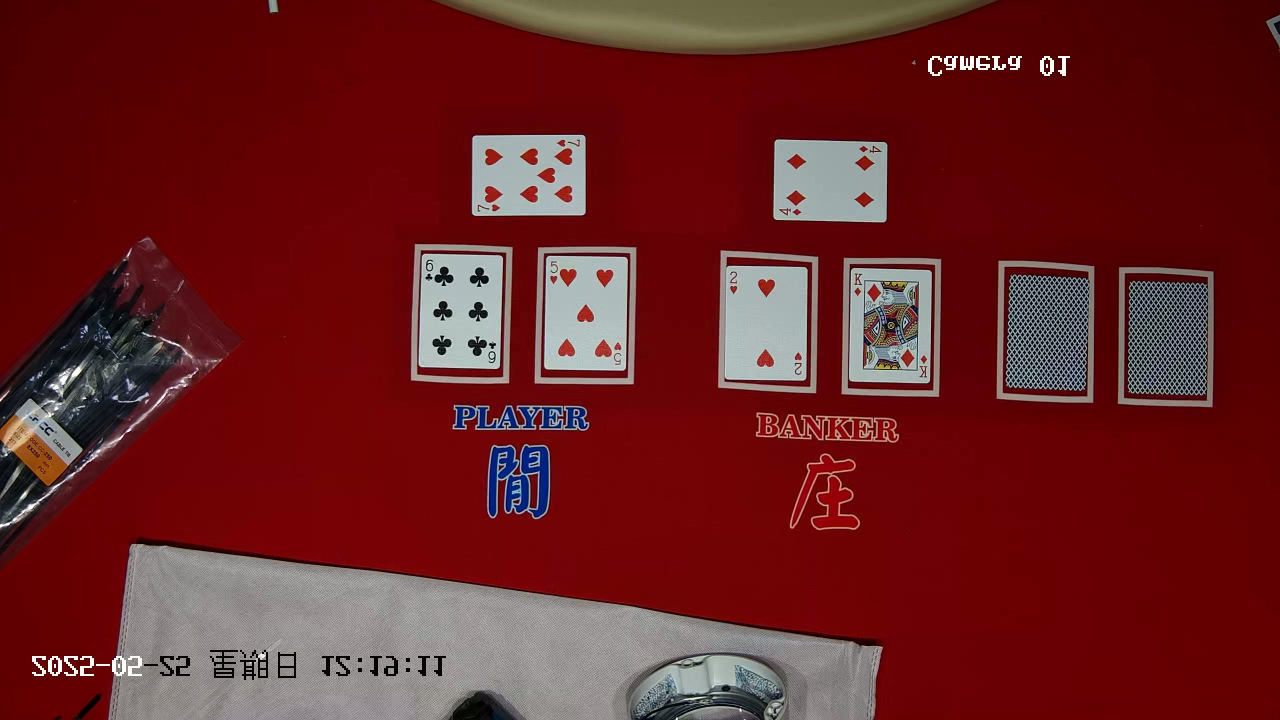
#> input picture src/image/camera_001.png, 2560 x 1440 px (shown at 1/2 size); its folder holds only this picture in this run
$ python -i image_preprocessor.py   (imports and definitions only)
#> lines starting #> are read from the running program, lines starting #| are printed output that depends on the picture
### src/core/utils.py
#!/usr/bin/env python3
# -*- coding: utf-8 -*-
"""
工具模块 - 提供通用的辅助函数
功能:
1. 时间戳处理
2. 文件和目录操作
3. JSON安全操作
4. 响应格式化
5. 编码处理
"""


import sys
from pathlib import Path

# 添加项目根目录到 Python 路径
def setup_project_paths():
    """设置项目路径，确保可以正确导入模块"""
    current_file = Path(__file__).resolve()

    # 找到项目根目录（包含 main.py 的目录）
    project_root = current_file
    while project_root.parent != project_root:
        if (project_root / "main.py").exists():
            break
        project_root = project_root.parent

    # 将项目根目录添加到 Python 路径
    project_root_str = str(project_root)
    if project_root_str not in sys.path:
        sys.path.insert(0, project_root_str)

    return project_root

# 调用路径设置
PROJECT_ROOT = setup_project_paths()


import json
import os

from pathlib import Path
from datetime import datetime
from typing import Dict, Any, Optional, Union
import logging

class Utils:
    """工具类 - 包含所有通用工具函数"""

    # [4 lines left out: function get_timestamp, not called in this run]

    @staticmethod
    def get_formatted_time() -> str:
        """获取格式化的时间字符串"""
        return datetime.now().strftime('%Y-%m-%d %H:%M:%S')

    # [145 lines left out: functions ensure_dirs_exist, safe_json_load, safe_json_dump, parse_json_string, format_success_response, format_error_response and 8 more, not called in this run]

    @staticmethod
    def log_info(message: str, module: str = "SYSTEM") -> None:
        """记录信息日志"""
        timestamp = Utils.get_formatted_time()
        print(f"[{timestamp}] [{module}] ℹ️  {message}")

    @staticmethod
    def log_success(message: str, module: str = "SYSTEM") -> None:
        """记录成功日志"""
        timestamp = Utils.get_formatted_time()
        print(f"[{timestamp}] [{module}] ✅ {message}")

    # [84 lines left out: functions log_error, log_warning, safe_encode, safe_decode, get_content_type, cleanup_old_files, not called in this run]

# 创建工具函数的快捷访问方式
get_timestamp = Utils.get_timestamp
get_formatted_time = Utils.get_formatted_time
ensure_dirs_exist = Utils.ensure_dirs_exist
safe_json_load = Utils.safe_json_load
safe_json_dump = Utils.safe_json_dump
parse_json_string = Utils.parse_json_string
format_success_response = Utils.format_success_response
format_error_response = Utils.format_error_response
get_file_size = Utils.get_file_size
file_exists = Utils.file_exists
get_project_root = Utils.get_project_root
get_config_dir = Utils.get_config_dir
get_image_dir = Utils.get_image_dir
get_result_dir = Utils.get_result_dir
validate_camera_id = Utils.validate_camera_id
validate_mark_position = Utils.validate_mark_position
log_info = Utils.log_info
log_success = Utils.log_success
log_error = Utils.log_error
log_warning = Utils.log_warning
safe_encode = Utils.safe_encode
safe_decode = Utils.safe_decode
get_content_type = Utils.get_content_type
cleanup_old_files = Utils.cleanup_old_files

# [27 lines that do not run on import are left out]

### src/processors/utils/image_preprocessor.py
#!/usr/bin/env python3
# -*- coding: utf-8 -*-
"""
图像预处理器 - 对识别前的图像进行预处理
功能:
1. 图像缩放和裁剪
2. 图像增强（亮度、对比度、饱和度）
3. 噪声去除和滤波
4. 透视矫正
5. 角度检测和旋转
"""

import sys
from pathlib import Path
from typing import Dict, Any, Optional, Tuple, Union
import numpy as np

# 添加项目根目录到 Python 路径
def setup_project_paths():
    """设置项目路径，确保可以正确导入模块"""
    current_file = Path(__file__).resolve()

    # 找到项目根目录（包含 main.py 的目录）
    project_root = current_file
    while project_root.parent != project_root:
        if (project_root / "main.py").exists():
            break
        project_root = project_root.parent

    # 将项目根目录添加到 Python 路径
    project_root_str = str(project_root)
    if project_root_str not in sys.path:
        sys.path.insert(0, project_root_str)

    return project_root

PROJECT_ROOT = setup_project_paths()

from src.core.utils import log_info, log_success, log_error, log_warning

class ImagePreprocessor:
    """图像预处理器"""

    def __init__(self, config: Dict[str, Any] = None):
        """初始化图像预处理器"""
        self.config = config or {}
        self.cv2 = None
        self.pil = None
        self.cv2_available = False
        self.pil_available = False

        self._initialize_libraries()

        log_info("图像预处理器初始化完成", "PREPROCESSOR")

    def _initialize_libraries(self):
        """初始化依赖库"""
        try:
            # 初始化OpenCV
            try:
                import cv2
                self.cv2 = cv2
                self.cv2_available = True
                log_success("OpenCV库加载成功", "PREPROCESSOR")
            except ImportError:
                log_warning("OpenCV库不可用", "PREPROCESSOR")

            # 初始化PIL
            try:
                from PIL import Image, ImageEnhance, ImageFilter
                self.pil = Image
                self.pil_enhance = ImageEnhance
                self.pil_filter = ImageFilter
                self.pil_available = True
                log_success("PIL库加载成功", "PREPROCESSOR")
            except ImportError:
                log_warning("PIL库不可用", "PREPROCESSOR")

            if not self.cv2_available and not self.pil_available:
                log_error("没有可用的图像处理库", "PREPROCESSOR")

        except Exception as e:
            log_error(f"图像处理库初始化失败: {e}", "PREPROCESSOR")

    def preprocess_image(self, image_path: str, output_path: str = None) -> Dict[str, Any]:
        """
        预处理图像

        Args:
            image_path: 输入图像路径
            output_path: 输出图像路径（可选）

        Returns:
            预处理结果
        """
#> called with image_path = '../../image/camera_001.png'
        try:
            if not Path(image_path).exists():
                return {
                    'success': False,
                    'error': f'图像文件不存在: {image_path}'
                }

            # 获取预处理配置
            pipeline = self.config.get('pipeline', ['resize', 'enhance', 'noise_reduction'])

            result = {
                'success': True,
                'original_path': image_path,
                'processed_path': output_path,
                'pipeline_steps': [],
                'processing_info': {}
            }

            # 读取图像
            if self.cv2_available:
                image = self.cv2.imread(image_path)
#> image is the input picture: shape (1440, 2560, 3); mean B, G, R 35.6, 34.7, 106.1
                if image is None:
                    return {
                        'success': False,
                        'error': '无法读取图像文件'
                    }
                current_image = image.copy()
                using_opencv = True
            elif self.pil_available:
                image = self.pil.open(image_path)
                current_image = image.copy()
                using_opencv = False
            else:
                return {
                    'success': False,
                    'error': '没有可用的图像处理库'
                }

            # 记录原始图像信息
            if using_opencv:
                original_height, original_width = image.shape[:2]
#> original_height = 1440; original_width = 2560
            else:
                original_width, original_height = image.size

            result['processing_info']['original_size'] = (original_width, original_height)

            # 执行预处理管道
            for step in pipeline:
                try:
                    if step == 'resize' and self._is_step_enabled('resize'):
                        current_image, step_info = self._resize_image(current_image, using_opencv)
                        result['pipeline_steps'].append('resize')
                        result['processing_info']['resize'] = step_info

                    elif step == 'enhance' and self._is_step_enabled('enhance'):
                        current_image, step_info = self._enhance_image(current_image, using_opencv)
                        result['pipeline_steps'].append('enhance')
                        result['processing_info']['enhance'] = step_info

                    elif step == 'noise_reduction' and self._is_step_enabled('noise_reduction'):
                        current_image, step_info = self._reduce_noise(current_image, using_opencv)
                        result['pipeline_steps'].append('noise_reduction')
                        result['processing_info']['noise_reduction'] = step_info

                    elif step == 'perspective_correction' and self._is_step_enabled('perspective_correction'):
                        current_image, step_info = self._correct_perspective(current_image, using_opencv)
                        result['pipeline_steps'].append('perspective_correction')
                        result['processing_info']['perspective_correction'] = step_info

                except Exception as e:
                    log_warning(f"预处理步骤失败 {step}: {e}", "PREPROCESSOR")
                    result['processing_info'][f'{step}_error'] = str(e)
#> this loop made 3 passes
#> step_info on passes 2 to 3: {'brightness': 1.1, 'contrast': 1.2, 'sharpness': 1.1}, {'method': 'gaussian_blur', 'kernel_size': 3, 'sigma': 0.5}
#> pass 1, in _resize_image, `resized_image = self.cv2.resize(image, (new_width, new_height), interp..`:
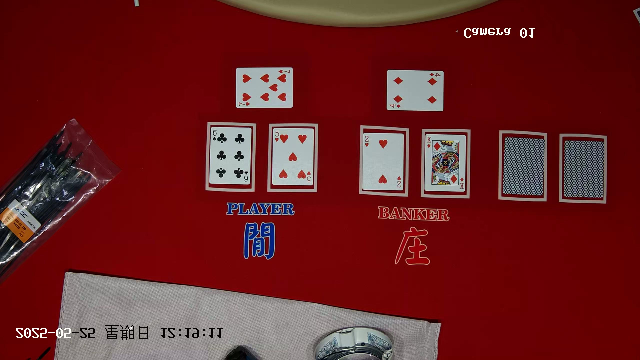
#> resized_image: shape (360, 640, 3); mean B, G, R 35.7, 34.8, 106.2
#> pass 2, in _enhance_image, `enhanced_image = self.cv2.convertScaleAbs(enhanced_image, alpha=contra..`:
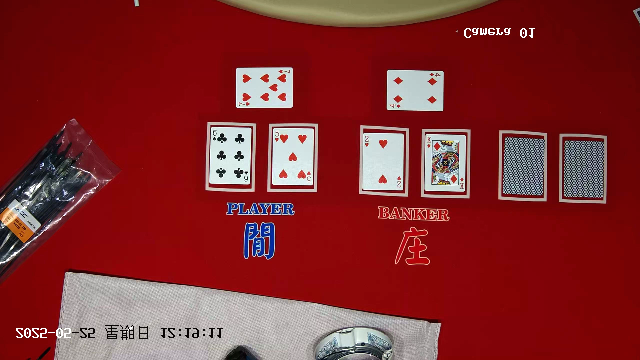
#> enhanced_image: shape (360, 640, 3); mean B, G, R 45.7, 44.6, 130.3
#> pass 2, in _enhance_image, `sharpened = self.cv2.filter2D(enhanced_image, -1, kernel)`:
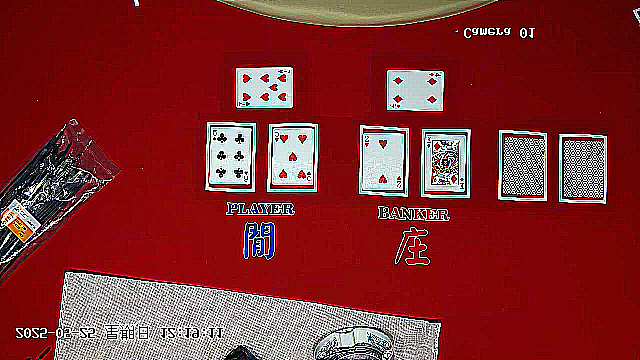
#> sharpened: shape (360, 640, 3); mean B, G, R 46.9, 45.9, 128.7
#> after the loop, result = 5 items

            # 保存处理后的图像
            if output_path:
                success = self._save_image(current_image, output_path, using_opencv)
                if success:
                    result['processed_path'] = output_path
                    log_success(f"预处理图像已保存: {output_path}", "PREPROCESSOR")
                else:
                    result['processed_path'] = None
                    log_error(f"保存预处理图像失败: {output_path}", "PREPROCESSOR")

            # 记录最终图像信息
            if using_opencv:
                final_height, final_width = current_image.shape[:2]
#> final_height = 360; final_width = 640
            else:
                final_width, final_height = current_image.size

            result['processing_info']['final_size'] = (final_width, final_height)
            result['processing_info']['size_changed'] = (original_width, original_height) != (final_width, final_height)

            return result

        except Exception as e:
            log_error(f"图像预处理失败: {e}", "PREPROCESSOR")
            return {
                'success': False,
                'error': f'图像预处理异常: {str(e)}'
            }

    def _is_step_enabled(self, step_name: str) -> bool:
        """检查预处理步骤是否启用"""
        step_config = self.config.get(step_name, {})
        return step_config.get('enabled', True)

    def _resize_image(self, image: Union[np.ndarray, Any], using_opencv: bool) -> Tuple[Union[np.ndarray, Any], Dict[str, Any]]:
        """调整图像大小"""
        try:
            config = self.config.get('resize', {})
            target_width = config.get('target_width', 640)
            target_height = config.get('target_height', 480)
            keep_aspect_ratio = config.get('keep_aspect_ratio', True)

            if using_opencv:
                original_height, original_width = image.shape[:2]

                if keep_aspect_ratio:
                    # 保持宽高比
                    scale = min(target_width / original_width, target_height / original_height)
                    new_width = int(original_width * scale)
                    new_height = int(original_height * scale)
                else:
                    new_width = target_width
                    new_height = target_height

                interpolation_name = config.get('interpolation', 'INTER_LINEAR')
                interpolation = getattr(self.cv2, interpolation_name, self.cv2.INTER_LINEAR)

                resized_image = self.cv2.resize(image, (new_width, new_height), interpolation=interpolation)

                return resized_image, {
                    'original_size': (original_width, original_height),
                    'new_size': (new_width, new_height),
                    'scale_factor': scale if keep_aspect_ratio else (new_width/original_width, new_height/original_height)
                }

            else:  # PIL
                original_width, original_height = image.size

                if keep_aspect_ratio:
                    scale = min(target_width / original_width, target_height / original_height)
                    new_width = int(original_width * scale)
                    new_height = int(original_height * scale)
                else:
                    new_width = target_width
                    new_height = target_height

                resized_image = image.resize((new_width, new_height), self.pil.LANCZOS)

                return resized_image, {
                    'original_size': (original_width, original_height),
                    'new_size': (new_width, new_height),
                    'scale_factor': scale if keep_aspect_ratio else (new_width/original_width, new_height/original_height)
                }

        except Exception as e:
            log_error(f"图像缩放失败: {e}", "PREPROCESSOR")
            return image, {'error': str(e)}

    def _enhance_image(self, image: Union[np.ndarray, Any], using_opencv: bool) -> Tuple[Union[np.ndarray, Any], Dict[str, Any]]:
        """图像增强"""
        try:
            config = self.config.get('enhance', {})
            brightness_factor = config.get('brightness_factor', 1.1)
            contrast_factor = config.get('contrast_factor', 1.2)
            saturation_factor = config.get('saturation_factor', 1.0)
            sharpness_factor = config.get('sharpness_factor', 1.1)
            auto_adjust = config.get('auto_adjust', True)

            enhanced_image = image
            adjustments = {}

            if using_opencv:
                # 使用OpenCV进行增强
                if brightness_factor != 1.0 or contrast_factor != 1.0:
                    # 亮度和对比度调整
                    enhanced_image = self.cv2.convertScaleAbs(enhanced_image,
                                                             alpha=contrast_factor,
                                                             beta=(brightness_factor - 1.0) * 30)
                    adjustments['brightness'] = brightness_factor
                    adjustments['contrast'] = contrast_factor

                # 饱和度调整（转换到HSV）
                if saturation_factor != 1.0:
                    hsv = self.cv2.cvtColor(enhanced_image, self.cv2.COLOR_BGR2HSV)
                    hsv[:, :, 1] = hsv[:, :, 1] * saturation_factor
                    enhanced_image = self.cv2.cvtColor(hsv, self.cv2.COLOR_HSV2BGR)
                    adjustments['saturation'] = saturation_factor

                # 锐化
                if sharpness_factor > 1.0:
                    kernel = np.array([[-1,-1,-1], [-1,9,-1], [-1,-1,-1]])
                    sharpened = self.cv2.filter2D(enhanced_image, -1, kernel)
                    enhanced_image = self.cv2.addWeighted(enhanced_image, 2-sharpness_factor, sharpened, sharpness_factor-1, 0)
                    adjustments['sharpness'] = sharpness_factor

            else:  # PIL
                # 使用PIL进行增强
                if brightness_factor != 1.0:
                    enhancer = self.pil_enhance.Brightness(enhanced_image)
                    enhanced_image = enhancer.enhance(brightness_factor)
                    adjustments['brightness'] = brightness_factor

                if contrast_factor != 1.0:
                    enhancer = self.pil_enhance.Contrast(enhanced_image)
                    enhanced_image = enhancer.enhance(contrast_factor)
                    adjustments['contrast'] = contrast_factor

                if saturation_factor != 1.0:
                    enhancer = self.pil_enhance.Color(enhanced_image)
                    enhanced_image = enhancer.enhance(saturation_factor)
                    adjustments['saturation'] = saturation_factor

                if sharpness_factor != 1.0:
                    enhancer = self.pil_enhance.Sharpness(enhanced_image)
                    enhanced_image = enhancer.enhance(sharpness_factor)
                    adjustments['sharpness'] = sharpness_factor

            return enhanced_image, adjustments

        except Exception as e:
            log_error(f"图像增强失败: {e}", "PREPROCESSOR")
            return image, {'error': str(e)}

    def _reduce_noise(self, image: Union[np.ndarray, Any], using_opencv: bool) -> Tuple[Union[np.ndarray, Any], Dict[str, Any]]:
        """噪声去除"""
        try:
            config = self.config.get('noise_reduction', {})
            method = config.get('method', 'gaussian_blur')
            kernel_size = config.get('kernel_size', 3)
            sigma = config.get('sigma', 0.5)

            processed_image = image
            process_info = {'method': method}

            if using_opencv:
                if method == 'gaussian_blur':
                    processed_image = self.cv2.GaussianBlur(image, (kernel_size, kernel_size), sigma)
                    process_info['kernel_size'] = kernel_size
                    process_info['sigma'] = sigma

                elif method == 'median_blur':
                    processed_image = self.cv2.medianBlur(image, kernel_size)
                    process_info['kernel_size'] = kernel_size

                elif method == 'bilateral_filter':
                    processed_image = self.cv2.bilateralFilter(image, 9, 75, 75)
                    process_info['parameters'] = (9, 75, 75)

                elif method == 'non_local_means':
                    if len(image.shape) == 3:  # 彩色图像
                        processed_image = self.cv2.fastNlMeansDenoisingColored(image, None, 10, 10, 7, 21)
                    else:  # 灰度图像
                        processed_image = self.cv2.fastNlMeansDenoising(image, None, 10, 7, 21)
                    process_info['parameters'] = 'auto'

            else:  # PIL
                if method == 'gaussian_blur':
                    processed_image = image.filter(self.pil_filter.GaussianBlur(radius=sigma))
                    process_info['radius'] = sigma

                elif method == 'median_blur':
                    processed_image = image.filter(self.pil_filter.MedianFilter(size=kernel_size))
                    process_info['size'] = kernel_size

                elif method == 'smooth':
                    processed_image = image.filter(self.pil_filter.SMOOTH)
                    process_info['filter'] = 'SMOOTH'

            return processed_image, process_info

        except Exception as e:
            log_error(f"噪声去除失败: {e}", "PREPROCESSOR")
            return image, {'error': str(e)}

    # [104 lines left out: functions _correct_perspective, _save_image, get_preprocessor_info, not called in this run]

# [42 lines not run here, left out]

>>> result = ImagePreprocessor().preprocess_image('../../image/camera_001.png')
#> result = 5 items
